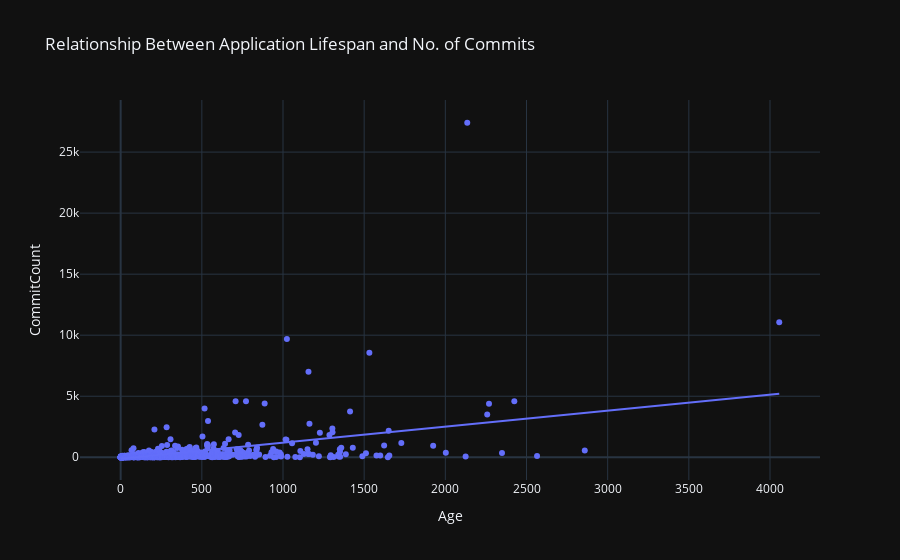

Notebook code cell kept with this figure:
### Markdown cell above
This graph illustrates the distribution of the lifespans of the individual applications, coloured by their group. The last group (3376, 4057] contains a singular repository `bitcoinprivate-legacy/btcprivate`.

The last few groups appear to have a greater difference in lifespans, compared to the steady increase of shorter lifespan groups.  

Here are some of the applications with the highest lifespans: 

|     | UniqueID                                |   Age | LastCommitDate            |   Stars |   Forks |   Watchers |
|----:|:----------------------------------------|------:|:--------------------------|--------:|--------:|-----------:|
|  48 | bitcoinprivate-legacy/btcprivate        |  4057 | 2020-10-08 08:28:52+00:00 |     274 |     130 |        274 |
|  45 | bellpepper/lurk-lab                     |  2859 | 2023-10-22 15:37:43+00:00 |      18 |       2 |         18 |
| 320 | jsnark/akosba                           |  2565 | 2022-12-17 22:57:29+00:00 |     192 |      85 |        192 |
| 916 | zokrates/zokrates                       |  2425 | 2023-09-19 09:20:24+00:00 |    1632 |     335 |       1632 |
| 344 | libsnark/lattice-based-zksnarks         |  2349 | 2020-11-06 20:37:38+00:00 |       1 |       1 |          1 |
| 901 | zokrates/scrypt-inc                     |  2269 | 2023-04-16 16:53:26+00:00 |      14 |       1 |         14 |
| 477 | protocols/loopring                      |  2258 | 2023-08-29 01:45:54+00:00 |     288 |      83 |        288 |
| 374 | mina/minaprotocol                       |  2135 | 2023-10-23 11:17:58+00:00 |    1799 |     457 |       1799 |
| 437 | pequin/pepper-project                   |  2125 | 2022-04-05 22:32:30+00:00 |     119 |      46 |        119 |
| 803 | zk-swap-libsnark/eyblockchain           |  2003 | 2019-11-27 15:24:32+00:00 |       1 |       1 |          1 |
|  27 | ark-bulletproofs/findoranetwork         |  1925 | 2023-05-12 20:49:46+00:00 |       5 |       1 |          5 |
| 402 | noah/findoranetwork                     |  1729 | 2023-08-03 03:58:30+00:00 |      85 |      26 |         85 |
| 739 | xjsnark/akosba                          |  1655 | 2022-11-27 07:04:51+00:00 |     173 |      31 |        173 |
| 759 | zeth/clearmatics                        |  1651 | 2022-12-07 18:05:49+00:00 |      52 |      23 |         52 |
| 337 | lattice-snarg/dwu4                      |  1646 | 2022-04-14 17:04:03+00:00 |       7 |       2 |          7 |
| 531 | semaphore/semaphore-protocol            |  1623 | 2023-10-18 12:11:30+00:00 |     756 |     130 |        756 |
|   6 | abpr22/baghery                          |  1599 | 2023-08-19 07:50:49+00:00 |       4 |       2 |          4 |
| 134 | celo-bls-snark-rs/celo-org              |  1576 | 2023-09-17 08:23:32+00:00 |      82 |      24 |         82 |
| 558 | snarkos/aleohq                          |  1532 | 2023-10-22 22:04:23+00:00 |    2714 |    1901 |       2714 |
| 346 | libsnark_gadgetlib3/matter-labs-archive |  1511 | 2018-07-23 18:40:46+00:00 |       4 |       2 |          4 |


It makes sense that applications with higher lifespans to be popular and active projects. 

This holds for some applications, such as `mina/minaprotocol`, `snarkos/aleohq`, `protocols/loopring` and `semaphore/semaphore-protocol`. 

Not all active application with high lifespans are popular, as seen in `bellpepper/lurk-lab`, `abpr22/baghery`, `ark-bulletproofs/findoranetwork` or `zokrates/scrypt-inc`. 

Some applications have a high lifespan, but are not active (have not been updated in 2023). For instance, `bitcoinprivate-legacy/btcprivate`. This repo was popular (it is a Bitcoin and Zclassic fork which are some of the earlier projects of the space), but is no longer being maintained. It might be because the project was moved to a elsewhere, as [this article](https://bitcoinprivate.medium.com/the-dawn-of-a-new-age-for-bitcoin-private-5e34d8497f6) explains and as the README states, *"10/8/2020 - Current chain offline - New code and chain coming soon"*.

### Code cell
lifespan_commits = zkp_applications.merge(commit_counts[['UniqueID', 'CommitCount']], left_on='UniqueID', right_on='UniqueID', how='left')

fig = px.scatter(lifespan_commits,  
                x='Age', 
                y='CommitCount',
                # color='UniqueID',
                hover_name='UniqueID',
                title='Relationship Between Application Lifespan and No. of Commits',
                template='plotly_dark', 
                trendline='ols',
                # color_discrete_sequence=['pink']
                )

fig.show()

### Figure 1 — Plotly figure (JSON) as saved in the notebook; plotly's stock layout.template omitted (floating-point values rounded to 4 significant figures; data arrays with more than 128 entries replaced by an {"elided": "..."} marker saying what was removed)
{"data": [{"hovertemplate": "<b>%{hovertext}</b><br><br>Age=%{x}<br>CommitCount=%{y}<extra></extra>", "hovertext": {"elided": "917 str values"}, "legendgroup": "", "marker": {"color": "#636efa", "symbol": "circle"}, "mode": "markers", "name": "", "orientation": "v", "showlegend": false, "type": "scatter", "x": {"elided": "917 float values"}, "xaxis": "x", "y": {"elided": "917 int values"}, "yaxis": "y"}, {"hovertemplate": "<b>OLS trendline</b><br>CommitCount = 1.30944 * Age + -117.32<br>R<sup>2</sup>=0.201856<br><br>Age=%{x}<br>CommitCount=%{y} <b>(trend)</b><extra></extra>", "legendgroup": "", "marker": {"color": "#636efa", "symbol": "circle"}, "mode": "lines", "name": "", "showlegend": false, "type": "scatter", "x": {"elided": "913 float values"}, "xaxis": "x", "y": {"elided": "913 float values"}, "yaxis": "y"}], "layout": {"legend": {"tracegroupgap": 0}, "title": {"text": "Relationship Between Application Lifespan and No. of Commits"}, "xaxis": {"anchor": "y", "domain": [0, 1], "title": {"text": "Age"}}, "yaxis": {"anchor": "x", "domain": [0, 1], "title": {"text": "CommitCount"}}}}
